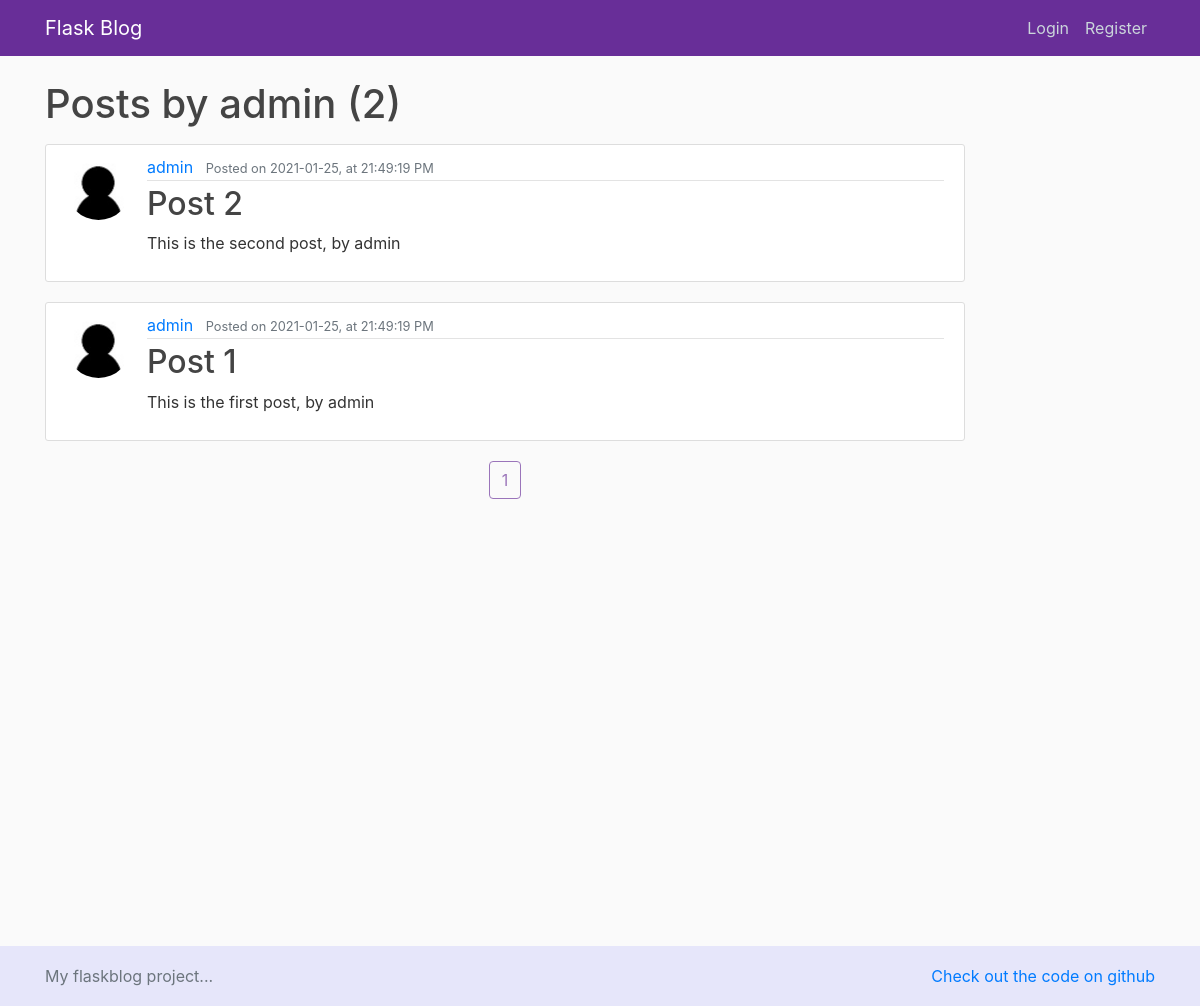
Page /user/admin on the earlier database version.
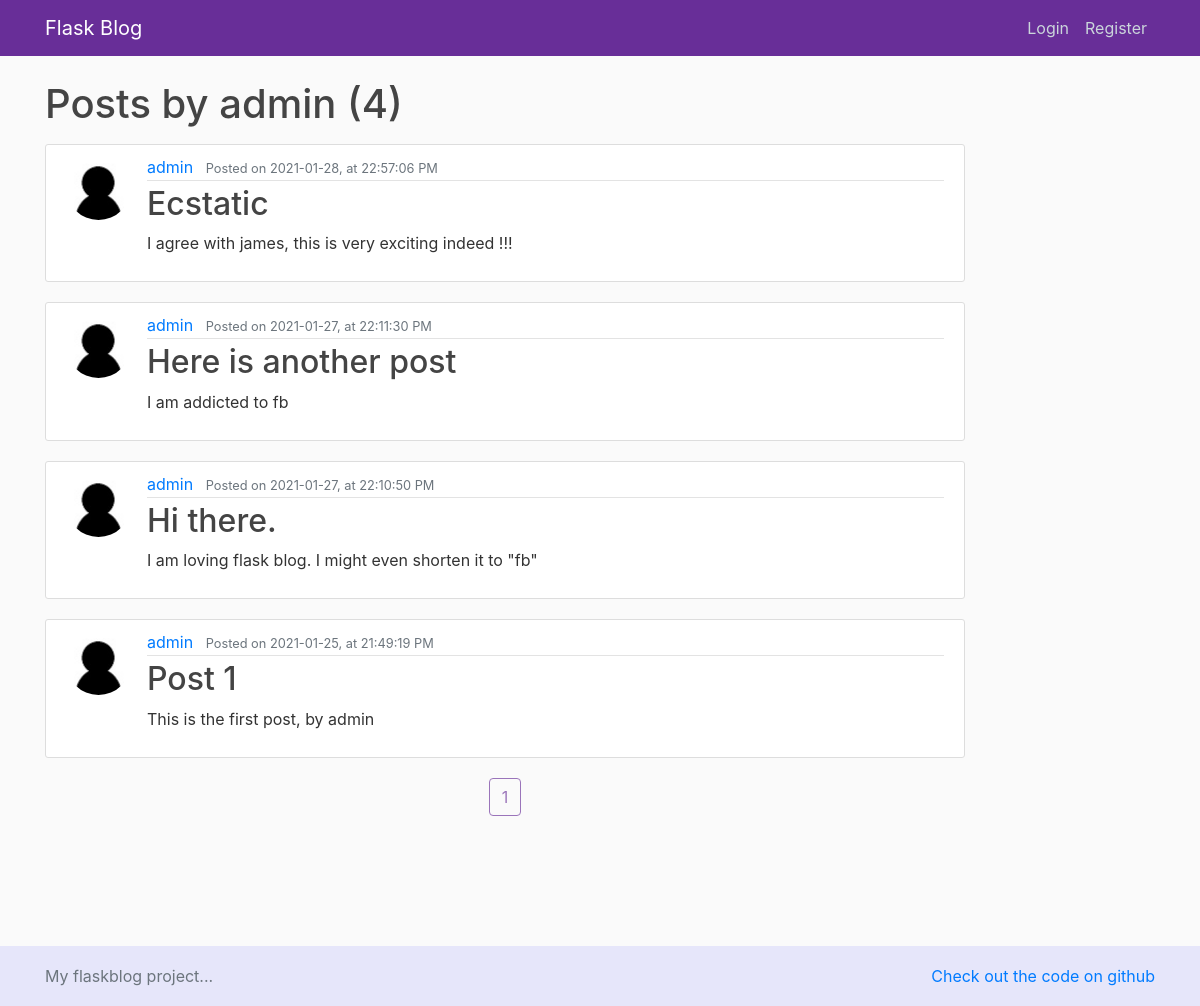
Same page on the later database version.
### flaskblog/models.py (models this page shows, shortened)
class User(db.Model, UserMixin):
    id = db.Column(db.Integer, primary_key=True)
    username = db.Column(db.String(20), unique=True, nullable=False)
    email = db.Column(db.String(120), unique=True, nullable=False)
    image_file = db.Column(db.String(20), nullable=False, default='default.jpg')
    password = db.Column(db.String(60), nullable=False)
    posts = db.relationship('Post', backref='author', lazy=True)

class Post(db.Model):
    id = db.Column(db.Integer, primary_key=True)
    title = db.Column(db.String(100), nullable=False)
    date_posted = db.Column(db.DateTime, nullable=False, default=datetime.utcnow)
    content = db.Column(db.Text, nullable=False)
    user_id = db.Column(db.Integer, db.ForeignKey('user.id'), nullable=False)

### flaskblog/users/routes.py (the view)
@users.route("/user/<string:username>")
def user_posts(username):
    page = request.args.get('page', 1, type=int)
    user = User.query.filter_by(username=username).first_or_404()
    posts = Post.query.filter_by(author=user) \
        .order_by(Post.date_posted.desc()) \
        .paginate(page=page, per_page=5)
    return render_template('user_posts.html', posts=posts, user=user)

### flaskblog/templates/user_posts.html
{% extends "layout.html" %}
{% block content %}
    <h1 class="mb-3">Posts by {{ user.username }} ({{ posts.total }})</h1>
    {% for post in posts.items %}
        <article class="media content-section">
          <img class="rounded-circle article-img" src="{{ url_for('static', filename='pics/' + post.author.image_file) }}">
          <div class="media-body">
            <div class="article-metadata">
              <a class="mr-2" href="{{ url_for('users.user_posts', username=post.author.username) }}">{{ post.author.username }}</a>
              <small class="text-muted">Posted on {{ post.date_posted.strftime('%Y-%m-%d, at %H:%M:%S %p') }}</small>
            </div>
            <h2><a class="article-title" href="{{ url_for('posts.post', post_id=post.id)}}"> {{ post.title }}</a></h2>
            <p class="article-content">{{ post.content }}</p>
          </div>
        </article>
    {% endfor %}
    <div class="container d-flex justify-content-center">
    <div>
    {% for page_number in posts.iter_pages(left_edge=1, left_current=1, right_edge=1, right_current=2) %}
        {% if page_number %}
            {% if posts.page == page_number %}
                <a class="btn btn-outline-primary disabled" href="#" >{{ page_number }}</a>
            {% else %}
                <a class="btn btn-primary" href="{{ url_for('main.home', page=page_number) }}">{{ page_number }}</a>
            {% endif %}
        {% else %}
        ...
        {% endif %}
    {% endfor %}
    </div>
    </div>
{% endblock content %}

### flaskblog/templates/layout.html (shortened to what this page needs)
<!DOCTYPE html>
<html>
<head>
    <link rel="stylesheet" href="https://maxcdn.bootstrapcdn.com/bootstrap/4.0.0/css/bootstrap.min.css">
    <link rel="stylesheet" type="text/css" href="{{ url_for('static', filename='main.css') }}">
</head>
<body>
    <header class="site-header">
      <nav class="navbar navbar-expand-md navbar-dark fixed-top" style="background-color:#682e98">
        <div class="container">
            <a class="navbar-brand mr-4" href="/">Flask Blog</a>
          <div class="collapse navbar-collapse" id="navbarToggle">
            <div class="navbar-nav">
                {% if current_user.is_authenticated %}
                    <a class="nav-item nav-link" href="{{ url_for('posts.new_post') }}">Create a new post</a>
                    <a class="nav-item nav-link" href="{{ url_for('users.account') }}">{{current_user.username}}'s Account</a>
                    <a class="nav-item nav-link" href="{{ url_for('users.logout') }}">Logout</a>
                {% else %}
                    <a class="nav-item nav-link" href="{{ url_for('users.login') }}">Login</a>
                    <a class="nav-item nav-link" href="{{ url_for('users.register') }}">Register</a>
                {% endif %}
            </div>
          </div>
        </div>
      </nav>
    </header>
    <main role="main" class="container">
      <div class="row" style="min-height: 850px">
        <div class="col-md-10">
          {% block content %}{% endblock %}
        </div>
        </div>
    </main>
    <footer class="footer position-relative" style="background-color: #E6E6FA;height: 60px;line-height: 60px;">
      <div class="container">
        <span class="text-muted alightleft">My flaskblog project...</span>
          <span class="alignright"><a href="http://www.github.com/camotoad">Check out the code on github</a></span>
        </div>
    </footer>
</body>
</html>

### flaskblog/static/main.css (style rules this page uses)
body { background: #fafafa; color: #333333; margin-top: 5rem; }
h1, h2, h3, h4, h5, h6 { color: #444444; }
.site-header .navbar-nav .nav-link { color: #cbd5db; }
.content-section { background: #ffffff; padding: 10px 20px; border: 1px solid #dddddd; border-radius: 3px; margin-bottom: 20px; }
.article-title { color: #444444; }
.article-content { white-space: pre-line; }
.article-img { height: 65px; width: 65px; margin-right: 16px; }
.article-metadata { padding-bottom: 1px; margin-bottom: 4px; border-bottom: 1px solid #e3e3e3 }
.footer { position: relative; bottom: 0; width: 100%; height: 60px; line-height: 60px; background-color: #E6E6FA; }
.alignright { float: right; }
.btn-outline-primary { border-color: #682e98 !important; color: #682e98 !important; }

Differences in the rows shown:
removed Post: image_file (placeholder picture), author.username "admin", date_posted "2021-01-25, at 21:49:19 PM", title "Post 2", content "This is the second post, by admin"
added Post: image_file (placeholder picture), author.username "admin", date_posted "2021-01-28, at 22:57:06 PM", title "Ecstatic", content "I agree with james, this is very exciting indeed !!!"
added Post: image_file (placeholder picture), author.username "admin", date_posted "2021-01-27, at 22:11:30 PM", title "Here is another post", content "I am addicted to fb"
added Post: image_file (placeholder picture), author.username "admin", date_posted "2021-01-27, at 22:10:50 PM", title "Hi there.", content "I am loving flask blog. I might even shorten it to \"fb\""
Other differences:
{{ posts.total }}: "2" → "4"
